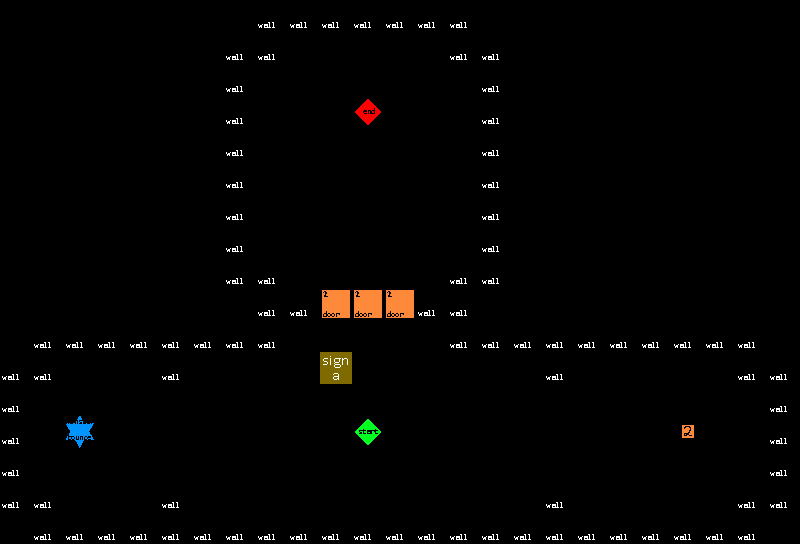

A 2D game scene composited from a Tiled map and its tileset images. What follows is a short description and the map's XML, with every tile layer's data as written:
An orthogonal 25x17 tile map with 32x32 px tiles, 1 tile layer (Tile Layer 1).

<map version="1.0" tiledversion="1.0.3" orientation="orthogonal" renderorder="right-down" width="25" height="17" tilewidth="32" tileheight="32" nextobjectid="1">
 <tileset firstgid="1" name="SampleMap" tilewidth="32" tileheight="32" tilecount="64" columns="8">
  <image source="../SampleMap.png" width="256" height="256" />
 </tileset>
 <layer name="Tile Layer 1" width="25" height="17">
  <data encoding="csv">
0,0,0,0,0,0,0,0,1,1,1,1,1,1,1,0,0,0,0,0,0,0,0,0,0,
0,0,0,0,0,0,0,1,1,2,2,2,2,2,1,1,0,0,0,0,0,0,0,0,0,
0,0,0,0,0,0,0,1,2,2,2,2,2,2,2,1,0,0,0,0,0,0,0,0,0,
0,0,0,0,0,0,0,1,2,2,2,10,2,2,2,1,0,0,0,0,0,0,0,0,0,
0,0,0,0,0,0,0,1,2,2,2,2,2,2,2,1,0,0,0,0,0,0,0,0,0,
0,0,0,0,0,0,0,1,2,2,2,2,2,2,2,1,0,0,0,0,0,0,0,0,0,
0,0,0,0,0,0,0,1,2,2,2,2,2,2,2,1,0,0,0,0,0,0,0,0,0,
0,0,0,0,0,0,0,1,2,2,2,2,2,2,2,1,0,0,0,0,0,0,0,0,0,
0,0,0,0,0,0,0,1,1,2,2,2,2,2,1,1,0,0,0,0,0,0,0,0,0,
0,0,0,0,0,0,0,0,1,1,12,12,12,1,1,0,0,0,0,0,0,0,0,0,0,
0,1,1,1,1,1,1,1,1,2,2,2,2,2,1,1,1,1,1,1,1,1,1,1,0,
1,1,2,2,2,1,2,2,2,2,20,2,2,2,2,2,2,1,2,2,2,2,2,1,1,
1,2,2,2,2,2,2,2,2,2,2,2,2,2,2,2,2,2,2,2,2,2,2,2,1,
1,2,18,2,2,2,2,2,2,2,2,9,2,2,2,2,2,2,2,2,2,4,2,2,1,
1,2,2,2,2,2,2,2,2,2,2,2,2,2,2,2,2,2,2,2,2,2,2,2,1,
1,1,2,2,2,1,2,2,2,2,2,2,2,2,2,2,2,1,2,2,2,2,2,1,1,
0,1,1,1,1,1,1,1,1,1,1,1,1,1,1,1,1,1,1,1,1,1,1,1,0
</data>
 </layer>
</map>
